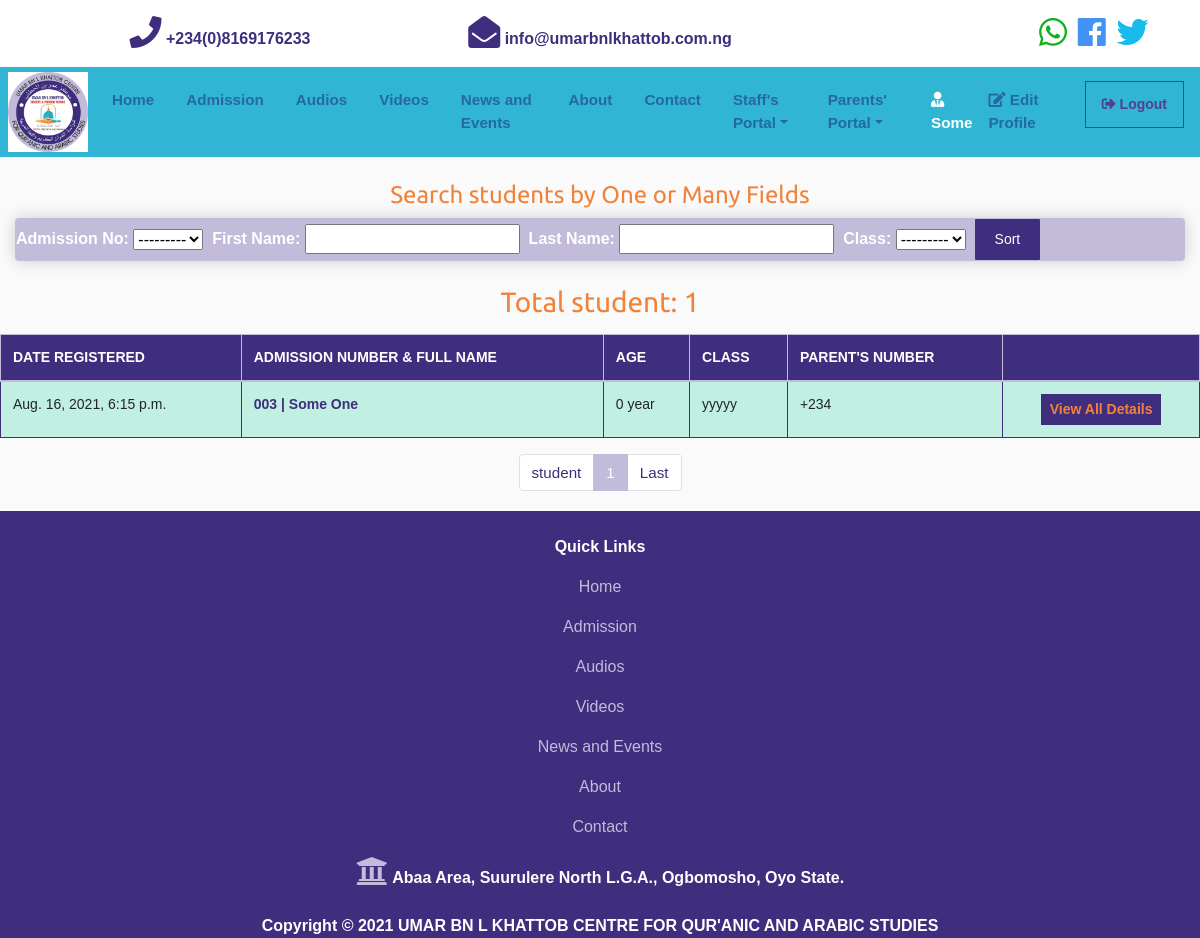
The app's page /students (signed in) with its own data.
### records/models.py (models this page shows, shortened)
class Student(models.Model):
    GENDER_CHOICES = [
		('MALE','MALE'),
		('FEMALE', 'FEMALE')
	]
    ROLE_CHOICES = [
        ('Pupil', 'Pupil'),
        ('Student', 'Student'),
		('Staff', 'Staff'),
    ]
    user = models.OneToOneField(settings.AUTH_USER_MODEL, on_delete=models.SET_NULL, null=True)
    phone_number = models.CharField(max_length=20, unique=False, null=True, verbose_name="Phone Number")
    gender = models.CharField(max_length=6, choices=GENDER_CHOICES, null=True)
    dob = models.DateField(blank=True, null=True, verbose_name="Date of Birth")
    classe = models.ForeignKey(Class, on_delete=models.SET_NULL, null=True, verbose_name="Class")
    address = models.CharField(max_length=200, null=True)
    role = models.CharField(max_length=20, choices=ROLE_CHOICES, default='Pupil', null=True)
    photograph = models.ImageField(upload_to='student_img/%Y/%m/%d', null=True, blank=True, verbose_name="Student's Photograph")
    created = models.DateTimeField(auto_now_add=True, null=True)
    updated = models.DateTimeField(auto_now=True, null=True)
    def age(self):
        today = date.today()
        return today.year - self.dob.year - ((today.month, today.day) < (self.dob.month, self.dob.day))
    class Meta:
        ordering = ('user__username',)

class Class(models.Model):
    name = models.CharField(max_length=20, null=True)
    teacher = models.ForeignKey(Teacher, on_delete=models.SET_NULL, null=True)
    signature = models.ImageField(upload_to='signature_img/%Y/%m/%d', null=True, blank=True, verbose_name="Class Teacher's Signature")
    created = models.DateTimeField(auto_now_add=True, null=True)
    updated = models.DateTimeField(auto_now=True, null=True)
    def __str__(self):
        try:
            return str(self.name)
        except:
            return str(self.id)
    class Meta:
        ordering = ('name',)
        verbose_name = 'Class'
        verbose_name_plural = 'Classes'

### records/views.py (the view)
# urls.py: path('students', views.showStudents, name='students'),
@login_required
def showStudents(request):
    context = {}
    filtered_students = StudentFilter(
        request.GET,
        queryset = Student.objects.all()
    )
    context['filtered_students'] = filtered_students
    paginated_filtered_students = Paginator(filtered_students.qs, 10)
    page_number = request.GET.get('page')
    students_page_obj = paginated_filtered_students.get_page(page_number)
    context['students_page_obj'] = students_page_obj
    total_students = filtered_students.qs.count()
    context['total_students'] = total_students
    return render(request, 'records/students.html', context=context)

### home/templatetags/home_tags.py (called while the page is built)
@register.simple_tag
def my_url(value, field_name, urlencode=None):
    url = '?{}={}'.format(field_name, value)
    if urlencode:
        querystring = urlencode.split('&')
        filtered_querystring = filter(lambda p: p.split('=')[0]!=field_name, querystring)
        encoded_querystring = '&'.join(filtered_querystring)
        url = '{}&{}'.format(url, encoded_querystring)
    return url

### templates/records/students.html (shortened to what this page needs)
{% extends 'base.html' %}
{% block content %}
{% load home_tags %}
<br>
  <section>
    {% if students_page_obj %}
    <h4 class="text-center text-orange">Search students by One or Many Fields</h4>
    <div class="col-md-12">
      <div class="box-element bg-warning" id="form-wrapper">
        <form method="get" class="form-inline text-white">
          {% for field in filtered_students.form %}
            <strong>{{field.label}}:</strong>&nbsp{{field}}&nbsp&nbsp
          {% endfor %}
          <input type="submit" class="btn btn-dark" value="Sort">
        </form>
      </div>
    </div>
    {% endif %}
    <br>
    <div class="row text-center">
      {% if students_page_obj %}
        <div class="col-md-12">
          {% if total_students > 1 %}
          <div class="form-group col-md-12">
            <h3 class="form-group text-orange">Total students: {{total_students}}</h3>
          </div>
          {% else %}
          <div class="form-group col-md-12">
            <h3 class="form-group text-orange">Total student: {{total_students}}</h3>
          </div>
          {% endif %}
          <div class="table-responsive">
            <table class="table table-bordered">
              <thead class="thead-primary">
                <tr>
                  <th>DATE REGISTERED</th>
                  <th>ADMISSION NUMBER & FULL NAME</th>
                  <th>AGE</th>
                  <th>CLASS</th>
                  <th>PARENT'S NUMBER</th>
                  <th></th>
                </tr>
              </thead>
              <tbody>
              {% for student in students_page_obj %}
                <tr class="table-success">
                  <td>{{student.created}}</td>
                  <td><a class="text-primary" href="{% url 'show_student' student.id %}"><strong>{{student.user}} | {{student.user.first_name}} {{student.user.last_name}}</strong></a></td>
                  {% if student.age > 1 %}
                  <td>{{student.age}} years</td>
                  {% else %}
                  <td>{{student.age}} year</td>
                  {% endif %}
                  <td>{{student.classe}}</td>
                  <td>{{student.phone_number}}</td>
                  <td class="text-center"><a href="{% url 'show_student' student.id %}"><button type="button" class="btn btn-sm btn-primary text-orange"><strong>View All Details</strong></button></a></td>
                </tr>
              {% endfor %}
              </tbody>
            </table>
            <nav aria-label="...">
              <ul class="pagination justify-content-center">
                <li class="page-item"><a class="page-link" href="{% my_url 1 'page' request.GET.urlencode %}" tabindex="-1" aria-disabled="true">student</a></li>
                <li class="page-item active" aria-current="page"><a class="page-link" href="{% my_url students_page_obj.number 'page' request.GET.urlencode %}">{{students_page_obj.number}}<span class="sr-only">(current)</span></a></li>
                <li class="page-item"><a class="page-link" href="{% my_url students_page_obj.paginator.num_pages 'page' request.GET.urlencode %}">Last</a></li>
              </ul>
            </nav>
          </div>
        </div>
      {% else %}
      <div class="container">
        <h3>No student found!</h3>
      </div>
      {% endif %}
    </div>
  </section>
{% endblock content%}

### templates/partials/_navbar.html (shortened to what this page needs)
{% load static %}
<nav class="p-0 navbar navbar-expand-lg navbar-dark bg-light_blue sticky-top">
  <a class="ml-2 navbar-brand" href="{% url 'index' %}">
    <img src="{% static 'img/logo.jpg' %}" width="50" height="80" class="logo" alt="Umar Logo">
  </a>
  <div class="collapse navbar-collapse" id="navbarNavAltMarkup">
    <ul class="navbar-nav">
      <li
        {% if '/' == request.path %}
          class="nav-item active mr-3"
        {% else %}
          class="nav-item mr-3"
        {% endif %}
      >
        <a class="nav-link" href="{% url 'index' %}"><strong>Home</strong></a>
      </li>
      <li
        {% if 'admission' in request.path %}
          class="nav-item active mr-3"
        {% else %}
          class="nav-item mr-3"
        {% endif %}
      >
        <a class="nav-link" href="{% url 'admission' %}"><strong>Admission</strong></a>
      </li>
      <li
        {% if 'audios' in request.path %}
          class="nav-item active mr-3"
        {% else %}
          class="nav-item mr-3"
        {% endif %}
      >
        <a class="nav-link" href="{% url 'audios' %}"><strong>Audios</strong></a>
      </li>
      <li
        {% if 'videos' in request.path %}
          class="nav-item active mr-3"
        {% else %}
          class="nav-item mr-3"
        {% endif %}
      >
        <a class="nav-link" href="{% url 'videos' %}"><strong>Videos</strong></a>
      </li>
      <li
        {% if 'news-and-events' in request.path %}
          class="nav-item active mr-3"
        {% else %}
          class="nav-item mr-3"
        {% endif %}
      >
        <a class="nav-link" href="{% url 'events' %}"><strong>News and Events</strong></a>
      </li>
      <li
        {% if 'about' in request.path %}
          class="nav-item active mr-3"
        {% else %}
          class="nav-item mr-3"
        {% endif %}
      >
        <a class="nav-link" href="{% url 'about' %}"><strong>About</strong></a>
      </li>
      <li
        {% if 'contact' in request.path %}
          class="nav-item active mr-3"
        {% else %}
          class="nav-item mr-3"
        {% endif %}
      >
        <a class="nav-link" href="{% url 'contact' %}"><strong>Contact</strong></a>
      </li>
      {% if user.is_authenticated %}
      <li
        {% if 'staff' in request.path %}
          class="nav-item active dropdown mr-3"
        {% else %}
          class="nav-item dropdown mr-3"
        {% endif %}
      >
        <a class="nav-link dropdown-toggle" href="#" id="navbarDropdownMenuLink" data-toggle="dropdown" aria-haspopup="true" aria-expanded="false"><strong>Staff's Portal</strong></a>
      </li>
      <li
        {% if 'parents' in request.path %}
          class="nav-item active dropdown mr-3"
        {% else %}
          class="nav-item dropdown mr-3"
        {% endif %}
      >
        <a class="nav-link dropdown-toggle" href="#" id="navbarDropdownMenuLink" data-toggle="dropdown" aria-haspopup="true" aria-expanded="false"><strong>Parents' Portal</strong></a>
      </li>
      {% endif %}
    </ul>
    <ul class="navbar-nav ml-auto">
      {% if user.is_authenticated %}
      <li
      >
        <a class="nav-link" href=""><strong><span class="text-white"><i class="fas fa-user-tie fa-1x"></i> {{user.first_name}}</span></strong></a>
      </li>
      <li
        {% if 'edit-profile' in request.path %}
          class="nav-item active mr-3"
        {% else %}
          class="nav-item mr-3"
        {% endif %}
      >
        <a class="nav-link" href="{% url 'edit_profile' %}"><strong><i class="fas fa-edit fa-1x"></i> Edit Profile</strong></a>
      </li>
      <li
        {% if 'logout' in request.path %}
          class="nav-item active mr-3"
        {% else %}
          class="nav-item mr-3"
        {% endif %}
      >
        <button class="btn btn-outline-primary btn-sm"><a class="nav-link" href="{% url 'logout' %}">
          <i class="fas fa-sign-out-alt text-primary"></i> <strong class="text-primary">Logout</strong></a></button>
      </li>
    {% endif %}
    </ul>
  </div>
</nav>

### umar/static/css/all.css (style rules this page uses)
.fa, .fas, .far, .fal, .fab { -moz-osx-font-smoothing: grayscale; -webkit-font-smoothing: antialiased; display: inline-block; font-style: normal; font-variant: normal; text-rendering: auto; line-height: 1; }
.fa-1x { font-size: 1em; }
.fa-edit:before { content: "\f044"; }
.fa-sign-out-alt:before { content: "\f2f5"; }
.fa-user-tie:before { content: "\f508"; }
.fa, .fas { font-family: 'Font Awesome 5 Free'; font-weight: 900; }

### umar/static/css/base.css (style rules this page uses)
body { margin:0; padding:0; font-family:helvetica, sans-serif; }
h1, h2, h3, h4, h5 , h6 { font-family: 'Ubuntu', sans-serif; font-weight:normal; }
a { text-decoration:none; color:#057a1a; }
a.button, input[type="submit"] { color:#fff; background:#3f2d7d; border-radius:1px; padding:10px 20px; font-size:14px; border:0; }
table { width:100%; border-spacing:0; border-collapse: collapse; }
table th, table td { text-align:left; font-size:14px; padding:10px; margin:0; }
tbody tr:nth-child(odd) { background:#efefef; }
thead th, tbody tr.total { background:#057a1a; color:#fff; font-weight:bold; }

### umar/static/css/style.css (style rules this page uses)
img { width: 100%; }
.logo { width: 80px; }
.navbar { opacity: 0.9; }
.bg-light_blue { background-color: #1aafd0 !important; }
.text-orange { color: #f28239 !important; }
body { background-color: hsl(0, 0%, 98%); }
.box-element { box-shadow:hsl(0, 0%, 80%) 0 0 16px; background-color: #fff; border-radius: 4px; padding: 1px; }
.btn { border-radius: 0; }

### records on screen
Student: created "Aug. 16, 2021, 6:15 p.m.", user "003", user.first_name "Some", user.last_name "One", age "0", classe "yyyyy", phone_number "+234"

### other values on screen
{{ user.first_name }} "Some"
{{ field.label }} "Admission No" "First Name" "Last Name" "Class"
{{ total_students }} "1"
{{ students_page_obj.number }} "1"
